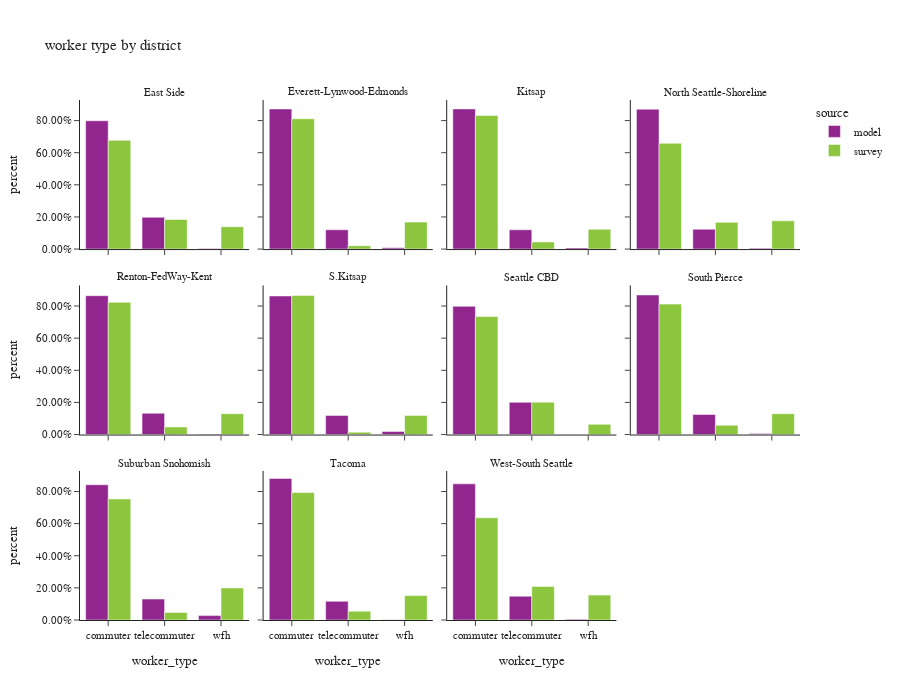

Notebook cell for this chart:
### Code cell
df_worker_count = workers.groupby(['source','district_name','worker_type'])['pdexpfac']. \
    sum().reset_index()
df_worker_count['percent'] = df_worker_count.groupby(['source','district_name'], group_keys=False)['pdexpfac']. \
    apply(lambda x: x / float(x.sum()))
# df_worker_count
fig = px.bar(df_worker_count.sort_values(by=['source','district_name']), x='worker_type', y="percent", custom_data=['pdexpfac'],
             facet_col="district_name",facet_col_wrap=4,color="source",
             barmode="group",
             title="worker type by district")
fig.for_each_annotation(lambda a: a.update(text = a.text.split("=")[-1]))
fig.update_layout(height=700, width=900, font=dict(size=11))
fig.update_yaxes(tickformat = '.2%')
fig.update_xaxes(categoryorder='array', categoryarray= ['commuter','telecommuter','wfh'])
fig.show()

### Figure 1 — Plotly figure (JSON) as saved in the notebook; plotly's stock layout.template omitted (floating-point values rounded to 4 significant figures)
{"data": [{"alignmentgroup": "True", "customdata": [[357200.0], [88440.0], [1410.0]], "hovertemplate": "source=model<br>district_name=East Side<br>worker_type=%{x}<br>percent=%{y}<extra></extra>", "legendgroup": "model", "marker": {"color": "#91268F", "pattern": {"shape": ""}}, "name": "model", "offsetgroup": "model", "orientation": "v", "showlegend": true, "textposition": "auto", "type": "bar", "x": ["commuter", "telecommuter", "wfh"], "xaxis": "x9", "y": [0.799, 0.1978, 0.003154], "yaxis": "y9"}, {"alignmentgroup": "True", "customdata": [[107600.0], [14810.0], [970.0]], "hovertemplate": "source=model<br>district_name=Everett-Lynwood-Edmonds<br>worker_type=%{x}<br>percent=%{y}<extra></extra>", "legendgroup": "model", "marker": {"color": "#91268F", "pattern": {"shape": ""}}, "name": "model", "offsetgroup": "model", "orientation": "v", "showlegend": false, "textposition": "auto", "type": "bar", "x": ["commuter", "telecommuter", "wfh"], "xaxis": "x10", "y": [0.8721, 0.1201, 0.007863], "yaxis": "y10"}, {"alignmentgroup": "True", "customdata": [[100400.0], [13800.0], [850.0]], "hovertemplate": "source=model<br>district_name=Kitsap<br>worker_type=%{x}<br>percent=%{y}<extra></extra>", "legendgroup": "model", "marker": {"color": "#91268F", "pattern": {"shape": ""}}, "name": "model", "offsetgroup": "model", "orientation": "v", "showlegend": false, "textposition": "auto", "type": "bar", "x": ["commuter", "telecommuter", "wfh"], "xaxis": "x11", "y": [0.8727, 0.1199, 0.007388], "yaxis": "y11"}, {"alignmentgroup": "True", "customdata": [[91700.0], [13020.0], [600.0]], "hovertemplate": "source=model<br>district_name=North Seattle-Shoreline<br>worker_type=%{x}<br>percent=%{y}<extra></extra>", "legendgroup": "model", "marker": {"color": "#91268F", "pattern": {"shape": ""}}, "name": "model", "offsetgroup": "model", "orientation": "v", "showlegend": false, "textposition": "auto", "type": "bar", "x": ["commuter", "telecommuter", "wfh"], "xaxis": "x12", "y": [0.8707, 0.1236, 0.005697], "yaxis": "y12"}, {"alignmentgroup": "True", "customdata": [[339200.0], [51960.0], [1300.0]], "hovertemplate": "source=model<br>district_name=Renton-FedWay-Kent<br>worker_type=%{x}<br>percent=%{y}<extra></extra>", "legendgroup": "model", "marker": {"color": "#91268F", "pattern": {"shape": ""}}, "name": "model", "offsetgroup": "model", "orientation": "v", "showlegend": false, "textposition": "auto", "type": "bar", "x": ["commuter", "telecommuter", "wfh"], "xaxis": "x5", "y": [0.8643, 0.1324, 0.003313], "yaxis": "y5"}, {"alignmentgroup": "True", "customdata": [[16770.0], [2310.0], [360.0]], "hovertemplate": "source=model<br>district_name=S.Kitsap<br>worker_type=%{x}<br>percent=%{y}<extra></extra>", "legendgroup": "model", "marker": {"color": "#91268F", "pattern": {"shape": ""}}, "name": "model", "offsetgroup": "model", "orientation": "v", "showlegend": false, "textposition": "auto", "type": "bar", "x": ["commuter", "telecommuter", "wfh"], "xaxis": "x6", "y": [0.8627, 0.1188, 0.01852], "yaxis": "y6"}, {"alignmentgroup": "True", "customdata": [[319400.0], [80410.0], [300.0]], "hovertemplate": "source=model<br>district_name=Seattle CBD<br>worker_type=%{x}<br>percent=%{y}<extra></extra>", "legendgroup": "model", "marker": {"color": "#91268F", "pattern": {"shape": ""}}, "name": "model", "offsetgroup": "model", "orientation": "v", "showlegend": false, "textposition": "auto", "type": "bar", "x": ["commuter", "telecommuter", "wfh"], "xaxis": "x7", "y": [0.7983, 0.201, 0.0007498], "yaxis": "y7"}, {"alignmentgroup": "True", "customdata": [[166600.0], [23970.0], [1180.0]], "hovertemplate": "source=model<br>district_name=South Pierce<br>worker_type=%{x}<br>percent=%{y}<extra></extra>", "legendgroup": "model", "marker": {"color": "#91268F", "pattern": {"shape": ""}}, "name": "model", "offsetgroup": "model", "orientation": "v", "showlegend": false, "textposition": "auto", "type": "bar", "x": ["commuter", "telecommuter", "wfh"], "xaxis": "x8", "y": [0.8689, 0.125, 0.006153], "yaxis": "y8"}, {"alignmentgroup": "True", "customdata": [[69690.0], [10800.0], [2270.0]], "hovertemplate": "source=model<br>district_name=Suburban Snohomish<br>worker_type=%{x}<br>percent=%{y}<extra></extra>", "legendgroup": "model", "marker": {"color": "#91268F", "pattern": {"shape": ""}}, "name": "model", "offsetgroup": "model", "orientation": "v", "showlegend": false, "textposition": "auto", "type": "bar", "x": ["commuter", "telecommuter", "wfh"], "xaxis": "x", "y": [0.8421, 0.1305, 0.02743], "yaxis": "y"}, {"alignmentgroup": "True", "customdata": [[181800.0], [23980.0], [420.0]], "hovertemplate": "source=model<br>district_name=Tacoma<br>worker_type=%{x}<br>percent=%{y}<extra></extra>", "legendgroup": "model", "marker": {"color": "#91268F", "pattern": {"shape": ""}}, "name": "model", "offsetgroup": "model", "orientation": "v", "showlegend": false, "textposition": "auto", "type": "bar", "x": ["commuter", "telecommuter", "wfh"], "xaxis": "x2", "y": [0.8817, 0.1163, 0.002037], "yaxis": "y2"}, {"alignmentgroup": "True", "customdata": [[111100.0], [19430.0], [560.0]], "hovertemplate": "source=model<br>district_name=West-South Seattle<br>worker_type=%{x}<br>percent=%{y}<extra></extra>", "legendgroup": "model", "marker": {"color": "#91268F", "pattern": {"shape": ""}}, "name": "model", "offsetgroup": "model", "orientation": "v", "showlegend": false, "textposition": "auto", "type": "bar", "x": ["commuter", "telecommuter", "wfh"], "xaxis": "x3", "y": [0.8475, 0.1482, 0.004272], "yaxis": "y3"}, {"alignmentgroup": "True", "customdata": [[248400.0], [67610.0], [51020.0]], "hovertemplate": "source=survey<br>district_name=East Side<br>worker_type=%{x}<br>percent=%{y}<extra></extra>", "legendgroup": "survey", "marker": {"color": "#8CC63E", "pattern": {"shape": ""}}, "name": "survey", "offsetgroup": "survey", "orientation": "v", "showlegend": true, "textposition": "auto", "type": "bar", "x": ["commuter", "telecommuter", "wfh"], "xaxis": "x9", "y": [0.6768, 0.1842, 0.139], "yaxis": "y9"}, {"alignmentgroup": "True", "customdata": [[99760.0], [2548.0], [20660.0]], "hovertemplate": "source=survey<br>district_name=Everett-Lynwood-Edmonds<br>worker_type=%{x}<br>percent=%{y}<extra></extra>", "legendgroup": "survey", "marker": {"color": "#8CC63E", "pattern": {"shape": ""}}, "name": "survey", "offsetgroup": "survey", "orientation": "v", "showlegend": false, "textposition": "auto", "type": "bar", "x": ["commuter", "telecommuter", "wfh"], "xaxis": "x10", "y": [0.8113, 0.02072, 0.168], "yaxis": "y10"}, {"alignmentgroup": "True", "customdata": [[84460.0], [4504.0], [12550.0]], "hovertemplate": "source=survey<br>district_name=Kitsap<br>worker_type=%{x}<br>percent=%{y}<extra></extra>", "legendgroup": "survey", "marker": {"color": "#8CC63E", "pattern": {"shape": ""}}, "name": "survey", "offsetgroup": "survey", "orientation": "v", "showlegend": false, "textposition": "auto", "type": "bar", "x": ["commuter", "telecommuter", "wfh"], "xaxis": "x11", "y": [0.832, 0.04437, 0.1236], "yaxis": "y11"}, {"alignmentgroup": "True", "customdata": [[97750.0], [24690.0], [26070.0]], "hovertemplate": "source=survey<br>district_name=North Seattle-Shoreline<br>worker_type=%{x}<br>percent=%{y}<extra></extra>", "legendgroup": "survey", "marker": {"color": "#8CC63E", "pattern": {"shape": ""}}, "name": "survey", "offsetgroup": "survey", "orientation": "v", "showlegend": false, "textposition": "auto", "type": "bar", "x": ["commuter", "telecommuter", "wfh"], "xaxis": "x12", "y": [0.6582, 0.1662, 0.1756], "yaxis": "y12"}, {"alignmentgroup": "True", "customdata": [[233800.0], [13360.0], [36860.0]], "hovertemplate": "source=survey<br>district_name=Renton-FedWay-Kent<br>worker_type=%{x}<br>percent=%{y}<extra></extra>", "legendgroup": "survey", "marker": {"color": "#8CC63E", "pattern": {"shape": ""}}, "name": "survey", "offsetgroup": "survey", "orientation": "v", "showlegend": false, "textposition": "auto", "type": "bar", "x": ["commuter", "telecommuter", "wfh"], "xaxis": "x5", "y": [0.8232, 0.04703, 0.1298], "yaxis": "y5"}, {"alignmentgroup": "True", "customdata": [[15830.0], [267.2], [2179.0]], "hovertemplate": "source=survey<br>district_name=S.Kitsap<br>worker_type=%{x}<br>percent=%{y}<extra></extra>", "legendgroup": "survey", "marker": {"color": "#8CC63E", "pattern": {"shape": ""}}, "name": "survey", "offsetgroup": "survey", "orientation": "v", "showlegend": false, "textposition": "auto", "type": "bar", "x": ["commuter", "telecommuter", "wfh"], "xaxis": "x6", "y": [0.8661, 0.01462, 0.1192], "yaxis": "y6"}, {"alignmentgroup": "True", "customdata": [[192500.0], [52800.0], [16700.0]], "hovertemplate": "source=survey<br>district_name=Seattle CBD<br>worker_type=%{x}<br>percent=%{y}<extra></extra>", "legendgroup": "survey", "marker": {"color": "#8CC63E", "pattern": {"shape": ""}}, "name": "survey", "offsetgroup": "survey", "orientation": "v", "showlegend": false, "textposition": "auto", "type": "bar", "x": ["commuter", "telecommuter", "wfh"], "xaxis": "x7", "y": [0.7348, 0.2015, 0.06372], "yaxis": "y7"}, {"alignmentgroup": "True", "customdata": [[140200.0], [10040.0], [22390.0]], "hovertemplate": "source=survey<br>district_name=South Pierce<br>worker_type=%{x}<br>percent=%{y}<extra></extra>", "legendgroup": "survey", "marker": {"color": "#8CC63E", "pattern": {"shape": ""}}, "name": "survey", "offsetgroup": "survey", "orientation": "v", "showlegend": false, "textposition": "auto", "type": "bar", "x": ["commuter", "telecommuter", "wfh"], "xaxis": "x8", "y": [0.8121, 0.05819, 0.1297], "yaxis": "y8"}, {"alignmentgroup": "True", "customdata": [[111000.0], [6930.0], [29330.0]], "hovertemplate": "source=survey<br>district_name=Suburban Snohomish<br>worker_type=%{x}<br>percent=%{y}<extra></extra>", "legendgroup": "survey", "marker": {"color": "#8CC63E", "pattern": {"shape": ""}}, "name": "survey", "offsetgroup": "survey", "orientation": "v", "showlegend": false, "textposition": "auto", "type": "bar", "x": ["commuter", "telecommuter", "wfh"], "xaxis": "x", "y": [0.7537, 0.04707, 0.1992], "yaxis": "y"}, {"alignmentgroup": "True", "customdata": [[86050.0], [5961.0], [16470.0]], "hovertemplate": "source=survey<br>district_name=Tacoma<br>worker_type=%{x}<br>percent=%{y}<extra></extra>", "legendgroup": "survey", "marker": {"color": "#8CC63E", "pattern": {"shape": ""}}, "name": "survey", "offsetgroup": "survey", "orientation": "v", "showlegend": false, "textposition": "auto", "type": "bar", "x": ["commuter", "telecommuter", "wfh"], "xaxis": "x2", "y": [0.7932, 0.05495, 0.1518], "yaxis": "y2"}, {"alignmentgroup": "True", "customdata": [[87100.0], [28620.0], [21210.0]], "hovertemplate": "source=survey<br>district_name=West-South Seattle<br>worker_type=%{x}<br>percent=%{y}<extra></extra>", "legendgroup": "survey", "marker": {"color": "#8CC63E", "pattern": {"shape": ""}}, "name": "survey", "offsetgroup": "survey", "orientation": "v", "showlegend": false, "textposition": "auto", "type": "bar", "x": ["commuter", "telecommuter", "wfh"], "xaxis": "x3", "y": [0.6361, 0.209, 0.1549], "yaxis": "y3"}], "layout": {"annotations": [{"font": {}, "showarrow": false, "text": "Suburban Snohomish", "x": 0.1175, "xanchor": "center", "xref": "paper", "y": 0.2867, "yanchor": "bottom", "yref": "paper"}, {"font": {}, "showarrow": false, "text": "Tacoma", "x": 0.3725, "xanchor": "center", "xref": "paper", "y": 0.2867, "yanchor": "bottom", "yref": "paper"}, {"font": {}, "showarrow": false, "text": "West-South Seattle", "x": 0.6275, "xanchor": "center", "xref": "paper", "y": 0.2867, "yanchor": "bottom", "yref": "paper"}, {"font": {}, "showarrow": false, "text": "Renton-FedWay-Kent", "x": 0.1175, "xanchor": "center", "xref": "paper", "y": 0.6433, "yanchor": "bottom", "yref": "paper"}, {"font": {}, "showarrow": false, "text": "S.Kitsap", "x": 0.3725, "xanchor": "center", "xref": "paper", "y": 0.6433, "yanchor": "bottom", "yref": "paper"}, {"font": {}, "showarrow": false, "text": "Seattle CBD", "x": 0.6275, "xanchor": "center", "xref": "paper", "y": 0.6433, "yanchor": "bottom", "yref": "paper"}, {"font": {}, "showarrow": false, "text": "South Pierce", "x": 0.8825, "xanchor": "center", "xref": "paper", "y": 0.6433, "yanchor": "bottom", "yref": "paper"}, {"font": {}, "showarrow": false, "text": "East Side", "x": 0.1175, "xanchor": "center", "xref": "paper", "y": 1.0, "yanchor": "bottom", "yref": "paper"}, {"font": {}, "showarrow": false, "text": "Everett-Lynwood-Edmonds", "x": 0.3725, "xanchor": "center", "xref": "paper", "y": 1.0, "yanchor": "bottom", "yref": "paper"}, {"font": {}, "showarrow": false, "text": "Kitsap", "x": 0.6275, "xanchor": "center", "xref": "paper", "y": 1.0, "yanchor": "bottom", "yref": "paper"}, {"font": {}, "showarrow": false, "text": "North Seattle-Shoreline", "x": 0.8825, "xanchor": "center", "xref": "paper", "y": 1.0, "yanchor": "bottom", "yref": "paper"}], "barmode": "group", "font": {"size": 11}, "height": 700, "legend": {"title": {"text": "source"}, "tracegroupgap": 0}, "title": {"text": "worker type by district"}, "width": 900, "xaxis": {"anchor": "y", "categoryarray": ["commuter", "telecommuter", "wfh"], "categoryorder": "array", "domain": [0.0, 0.235], "title": {"text": "worker_type"}}, "xaxis10": {"anchor": "y10", "categoryarray": ["commuter", "telecommuter", "wfh"], "categoryorder": "array", "domain": [0.255, 0.49], "matches": "x", "showticklabels": false}, "xaxis11": {"anchor": "y11", "categoryarray": ["commuter", "telecommuter", "wfh"], "categoryorder": "array", "domain": [0.51, 0.745], "matches": "x", "showticklabels": false}, "xaxis12": {"anchor": "y12", "categoryarray": ["commuter", "telecommuter", "wfh"], "categoryorder": "array", "domain": [0.765, 1.0], "matches": "x", "showticklabels": false}, "xaxis2": {"anchor": "y2", "categoryarray": ["commuter", "telecommuter", "wfh"], "categoryorder": "array", "domain": [0.255, 0.49], "matches": "x", "title": {"text": "worker_type"}}, "xaxis3": {"anchor": "y3", "categoryarray": ["commuter", "telecommuter", "wfh"], "categoryorder": "array", "domain": [0.51, 0.745], "matches": "x", "title": {"text": "worker_type"}}, "xaxis4": {"anchor": "y4", "categoryarray": ["commuter", "telecommuter", "wfh"], "categoryorder": "array", "domain": [0.765, 1.0], "matches": "x", "title": {"text": "worker_type"}}, "xaxis5": {"anchor": "y5", "categoryarray": ["commuter", "telecommuter", "wfh"], "categoryorder": "array", "domain": [0.0, 0.235], "matches": "x", "showticklabels": false}, "xaxis6": {"anchor": "y6", "categoryarray": ["commuter", "telecommuter", "wfh"], "categoryorder": "array", "domain": [0.255, 0.49], "matches": "x", "showticklabels": false}, "xaxis7": {"anchor": "y7", "categoryarray": ["commuter", "telecommuter", "wfh"], "categoryorder": "array", "domain": [0.51, 0.745], "matches": "x", "showticklabels": false}, "xaxis8": {"anchor": "y8", "categoryarray": ["commuter", "telecommuter", "wfh"], "categoryorder": "array", "domain": [0.765, 1.0], "matches": "x", "showticklabels": false}, "xaxis9": {"anchor": "y9", "categoryarray": ["commuter", "telecommuter", "wfh"], "categoryorder": "array", "domain": [0.0, 0.235], "matches": "x", "showticklabels": false}, "yaxis": {"anchor": "x", "domain": [0.0, 0.2867], "tickformat": ".2%", "title": {"text": "percent"}}, "yaxis10": {"anchor": "x10", "domain": [0.7133, 1.0], "matches": "y", "showticklabels": false, "tickformat": ".2%"}, "yaxis11": {"anchor": "x11", "domain": [0.7133, 1.0], "matches": "y", "showticklabels": false, "tickformat": ".2%"}, "yaxis12": {"anchor": "x12", "domain": [0.7133, 1.0], "matches": "y", "showticklabels": false, "tickformat": ".2%"}, "yaxis2": {"anchor": "x2", "domain": [0.0, 0.2867], "matches": "y", "showticklabels": false, "tickformat": ".2%"}, "yaxis3": {"anchor": "x3", "domain": [0.0, 0.2867], "matches": "y", "showticklabels": false, "tickformat": ".2%"}, "yaxis4": {"anchor": "x4", "domain": [0.0, 0.2867], "matches": "y", "showticklabels": false, "tickformat": ".2%"}, "yaxis5": {"anchor": "x5", "domain": [0.3567, 0.6433], "matches": "y", "tickformat": ".2%", "title": {"text": "percent"}}, "yaxis6": {"anchor": "x6", "domain": [0.3567, 0.6433], "matches": "y", "showticklabels": false, "tickformat": ".2%"}, "yaxis7": {"anchor": "x7", "domain": [0.3567, 0.6433], "matches": "y", "showticklabels": false, "tickformat": ".2%"}, "yaxis8": {"anchor": "x8", "domain": [0.3567, 0.6433], "matches": "y", "showticklabels": false, "tickformat": ".2%"}, "yaxis9": {"anchor": "x9", "domain": [0.7133, 1.0], "matches": "y", "tickformat": ".2%", "title": {"text": "percent"}}}}
